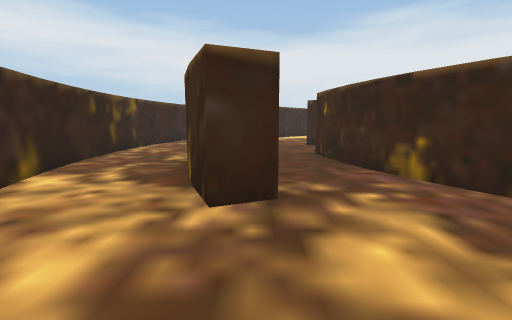
[1] (above)

20 first-person views from a walk through a scene from a Unity 3-D project. The camera is 0.55 m above the floor, tilts 8° down and sees 85° across. The floor is counted in squares, 0.5 m on a side. Each view is taken from the middle of a square. On the plan, view 1 faces up. The plan holds only what a view shows up to about 12 squares ahead; the rest is blank. The place goes on beyond the plan. The player character is not drawn.

[2]
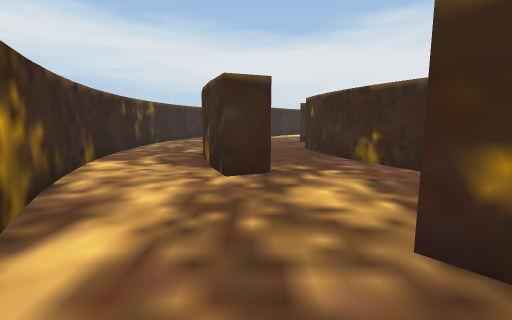

[3]
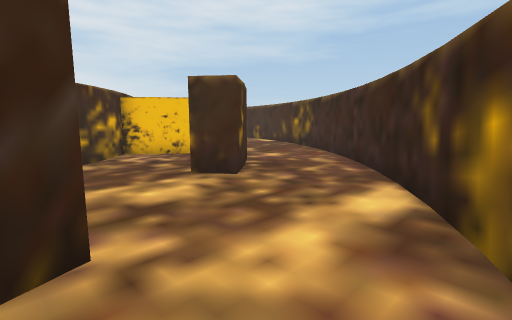

[4]
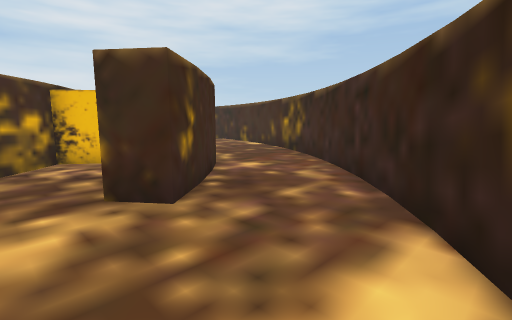

[5]
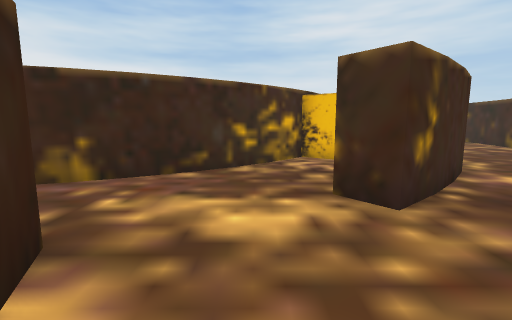

[6]
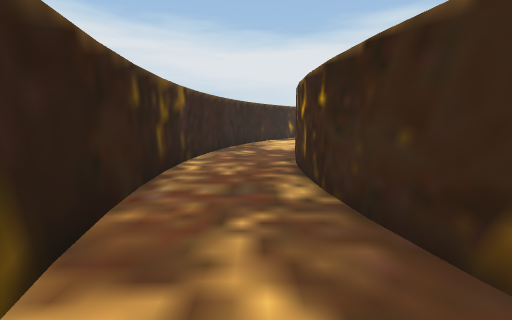

[7]
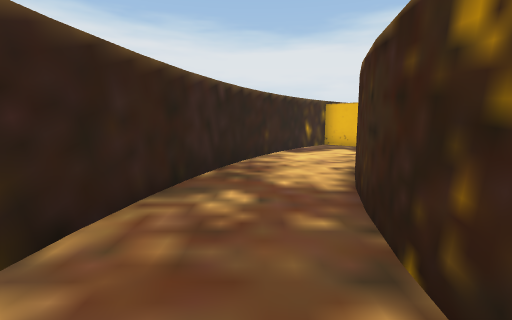

[8]
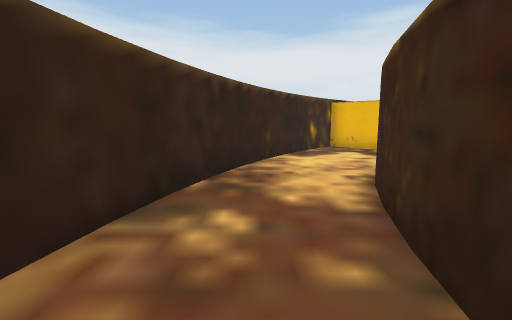

[9]
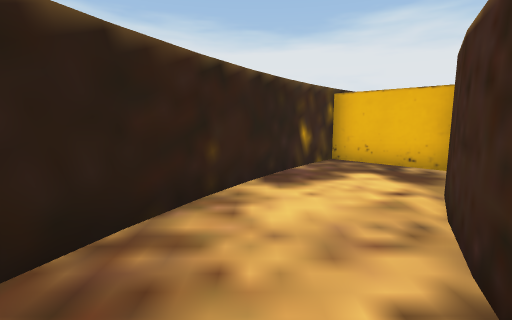

[10]
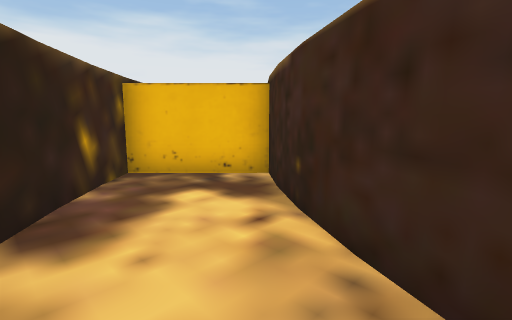

[11]
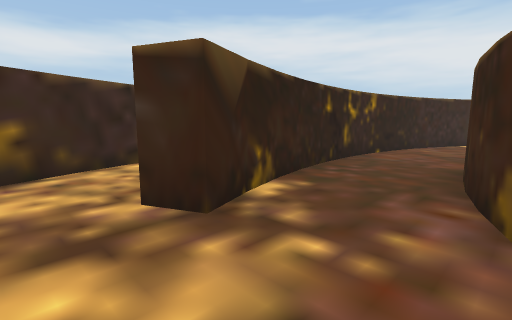

[12]
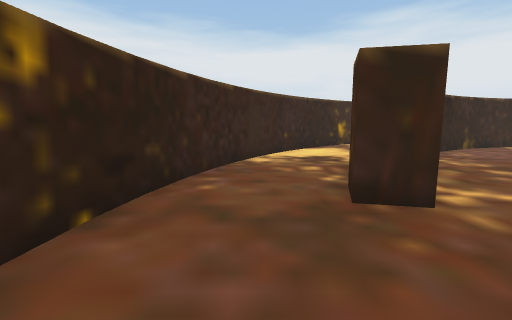

[13]
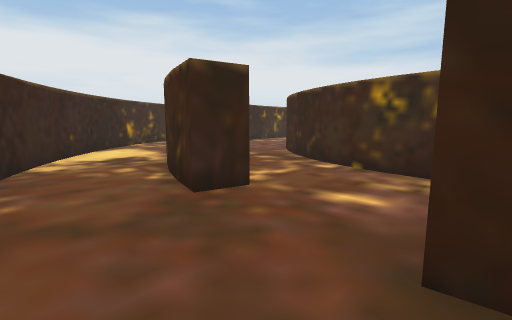

[14]
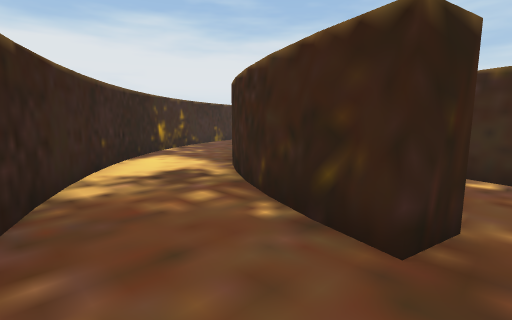

[15]
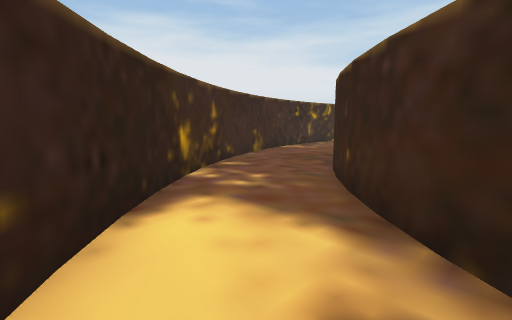

[16]
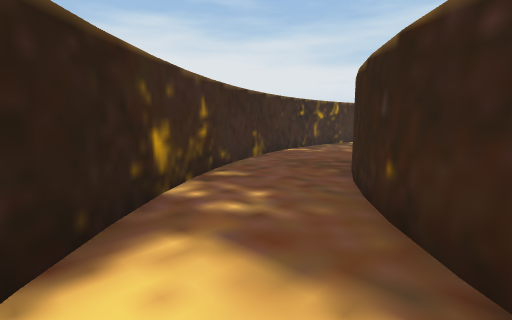

[17]
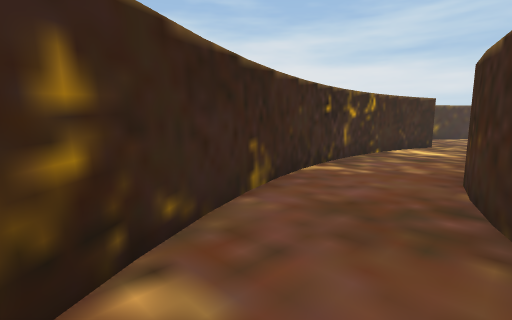

[18]
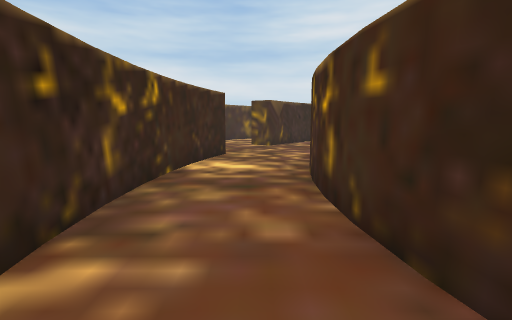

[19]
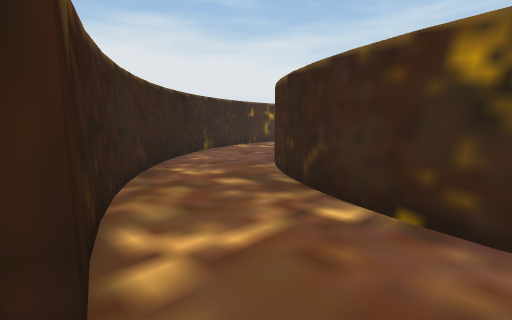

[20]
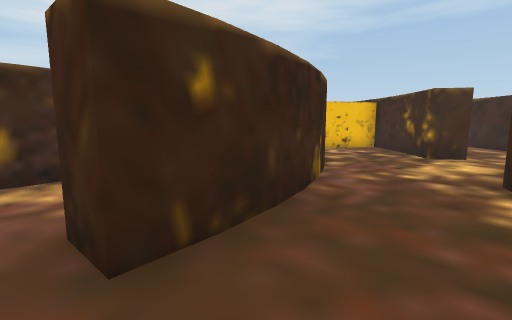

### Floor plan
Key: @ floor where view 1 was taken; # wall or solid block; . floor; B block.
Columns run from 5 left of view 1 to 22 right of it. Each row starts with its distance up from view 1.
 25                #########
 24             ####.......##...
 23     ##B   ###...............
 22     #.BB ##.....###### .....
 21    ##..B##....####       ...
 20   ##..###...####.
 19   #...##...###...
 18  ##..##...###....
 17  #...##..###...
 16  #..##...##...#
 15 ##..##..##...##
 14 #..###..##..##
 13 #..##...#...#
 12 #..##......##
 11 #..##......#
 10 #..##......#
  9 #..##..##..#
  8 #..##..##
  7 #..##..##
  6 #..###..#
  5 ##..##..##
  4  #..##...#
  3  #.......##
  2  ##.......##
  1   #........##
  0   ##.@.##..BB
 -1    ##..###BB
 -2     #...###
 -3     ##...#
 -4      ##....
 -5       ###....
 -6         ##.....
 -7          ### ...
 -8                .
 -9                #

Positions as (right, up) in squares from view 1, and headings:
1: (0, 0), facing up
2: (0, -2), facing up
3: (-3, 4), facing down-right
4: (-2, 2), facing down-right
5: (-2, 2), facing right
6: (-3, 4), facing up
7: (-3, 10), facing up
8: (-3, 11), facing up
9: (-2, 15), facing up
10: (-2, 17), facing up-right
11: (3, 2), facing up-left
12: (1, 9), facing up
13: (0, 9), facing up-right
14: (0, 12), facing up-right
15: (2, 17), facing up-right
16: (3, 18), facing up-right
17: (6, 21), facing up-right
18: (10, 23), facing right
19: (3, 11), facing up-right
20: (0, 10), facing down-right
